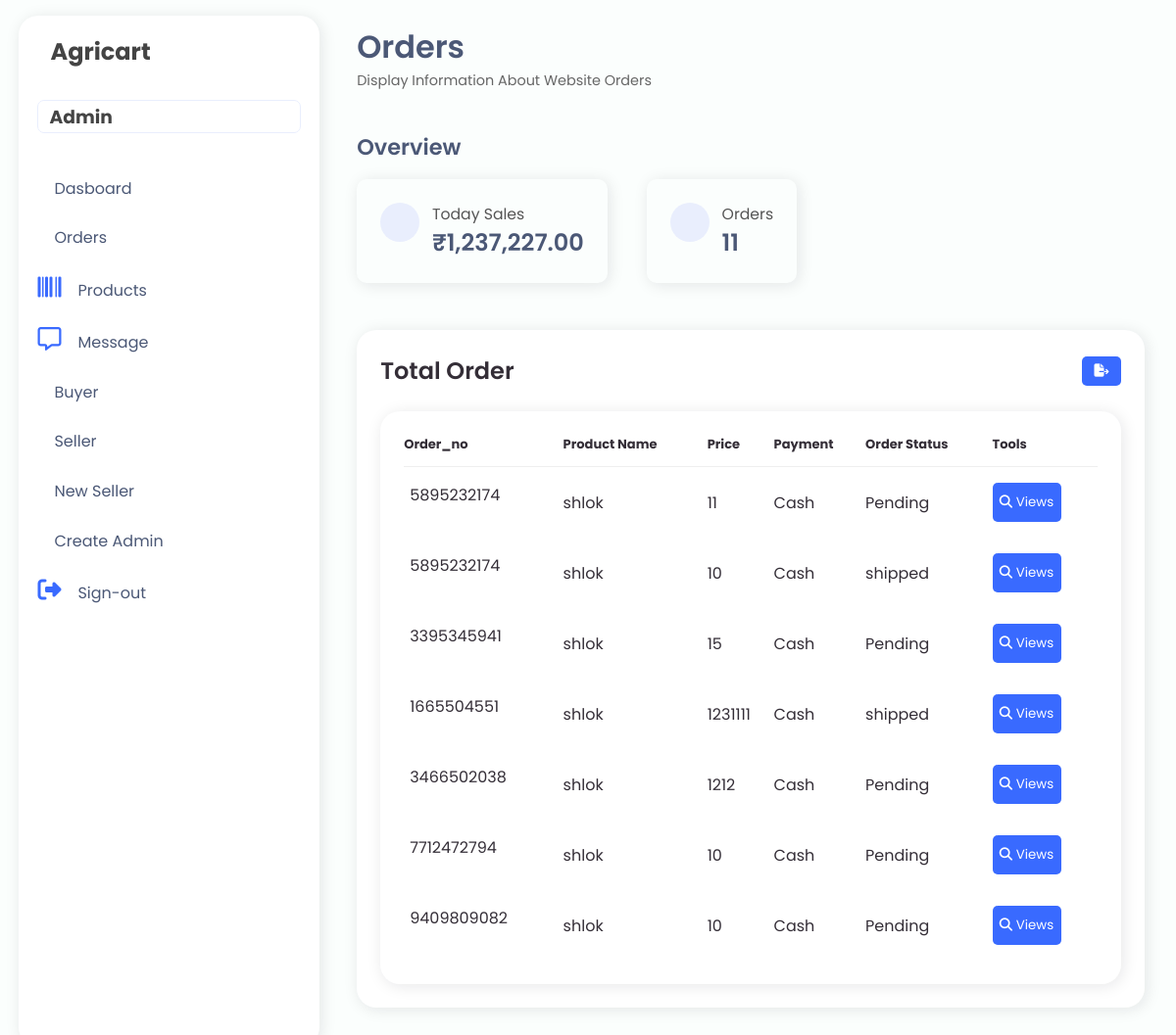
Page /admin/order.php (signed in) on the earlier database version.
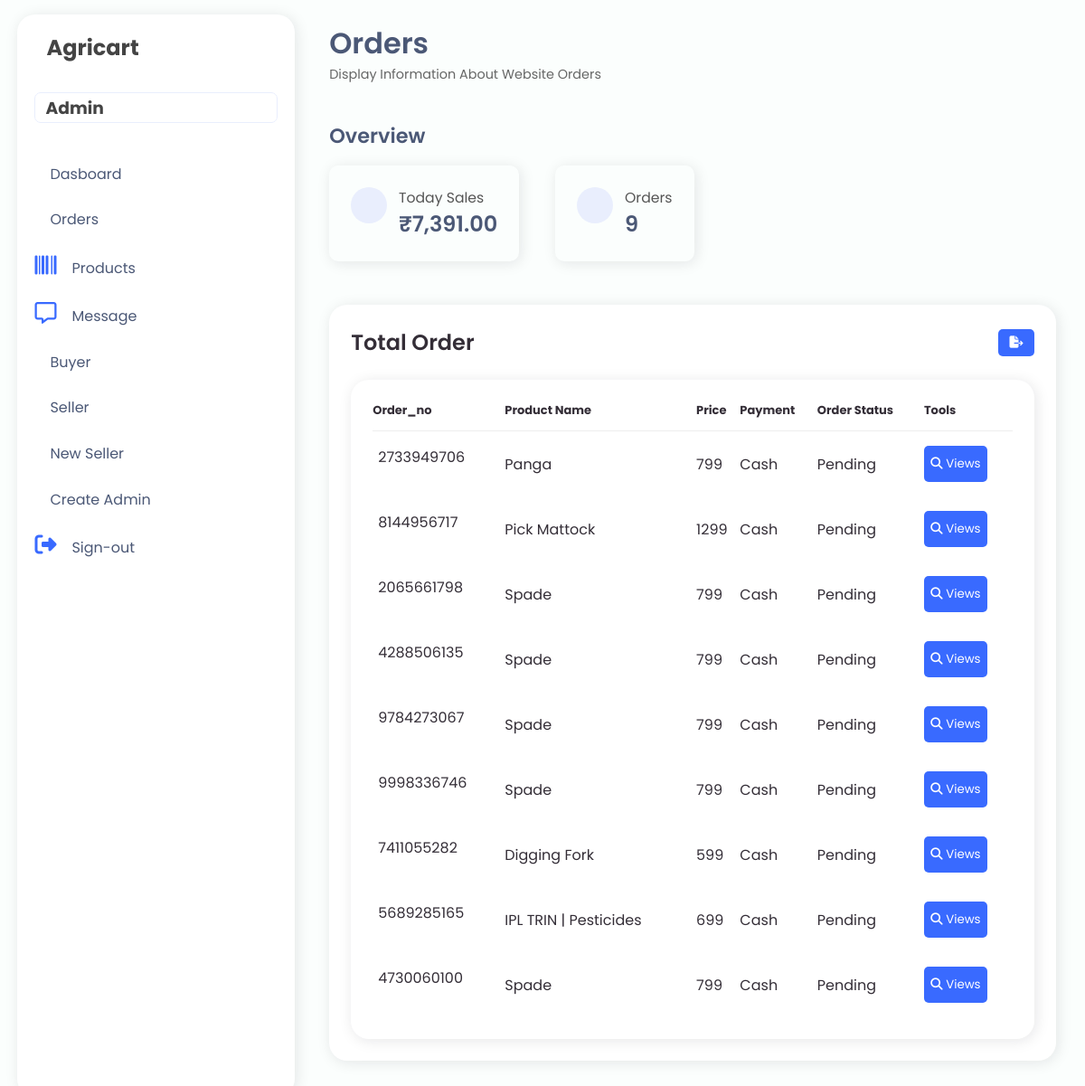
Same page on the later database version.
### tables this page shows
CREATE TABLE `order_details` (
  `order_id` int(255) NOT NULL,
  `tracking_no` varchar(255) NOT NULL,
  `order_no` varchar(50) NOT NULL,
  `product_id` varchar(50) NOT NULL,
  `buyer_id` int(50) NOT NULL,
  `seller_id` int(255) NOT NULL,
  `payment` int(50) NOT NULL,
  `price` int(255) NOT NULL,
  `quantity` int(255) NOT NULL,
  `status` int(10) NOT NULL,
  `order_date` datetime NOT NULL DEFAULT current_timestamp()
);

CREATE TABLE `product_details` (
  `product_id` int(10) NOT NULL,
  `seller_id` int(255) NOT NULL,
  `name` varchar(50) NOT NULL,
  `description` varchar(255) NOT NULL,
  `mrp` int(255) NOT NULL,
  `price` int(50) NOT NULL,
  `quantity` int(255) NOT NULL,
  `photo` varchar(50) NOT NULL,
  `photo2` varchar(255) NOT NULL,
  `photo3` varchar(255) NOT NULL
);

### admin/order.php (the view, shortened to what the changed rows need)
<?php
include ("../database/connection.php");
$query = "SELECT o.order_id, o.order_no, p.name AS product_name, bd.full_name AS buyer_name,
          sd.first_name AS seller_name, o.payment, o.price, o.quantity, o.status, o.order_date, o.tracking_no
          FROM order_details o
          JOIN product_details p ON o.product_id = p.product_id
          JOIN buyer_details bd ON o.buyer_id = bd.buyer_id
          JOIN seller_details sd ON o.seller_id = sd.seller_id";
$result = mysqli_query($conn, $query);
$orderQuery = "SELECT COUNT(*) AS totalOrders FROM order_details";
$orderResult = mysqli_query($conn, $orderQuery);
$orderData = mysqli_fetch_assoc($orderResult);
$totalOrders = $orderData['totalOrders'];
$incomeQuery = "SELECT SUM(price) AS totalIncome FROM order_details";
$incomeResult = mysqli_query($conn, $incomeQuery);
$incomeData = mysqli_fetch_assoc($incomeResult);
$totalIncome = $incomeData['totalIncome'];
?>
<!DOCTYPE html>
<html lang="en">
<head>
    <link rel="stylesheet" href="https://maxst.icons8.com/vue-static/landings/line-awesome/line-awesome/1.3.0/css/line-awesome.min.css">
    <link rel="stylesheet" href="admin.css">
</head>
<body>
    <?php include ("navbar.php"); ?>
    <div class="main-content">
        <header>
            <div class="header-title-wrapper">
                <div class="header-title">
                    <h1>Orders</h1>
                </div>
            </div>
        </header>
        <main>
            <section>
                <div class="analytics">
                    <div class="analytic">
                        <div class="analytic-info">
                            <h4>Today Sales</h4>
                            <h1>₹<?php echo number_format($totalIncome, 2); ?></h1>
                        </div>
                    </div>
                    <div class="analytic">
                        <div class="analytic-info">
                            <h4>Orders</h4>
                            <h1><?php echo $totalOrders; ?></h1>
                        </div>
                    </div>
                </div>
            </section>
            <div class="table-data">
                <div class="order">
                    <div class="table-data">
                        <div class="order">
                            <table id="table">
                                <thead>
                                    <tr>
                                        <th>Order_no</th>
                                        <th>Product Name</th>
                                        <th>Price</th>
                                        <th>Payment</th>
                                        <th>Order Status</th>
                                        <th>Tools</th>
                                    </tr>
                                </thead>
                                <tbody>
                                    <?php
                                    if (mysqli_num_rows($result) > 0) {
                                        while($row = mysqli_fetch_assoc($result)){
                                    ?>
                                            <tr>
                                                <td><?php echo $row['order_no'];?></td>
                                                <td><?php echo $row['product_name'];?></td>
                                                <td><?php echo $row['price'];?></td>
                                                <?php if($row['payment'] == 0){?>
                                                    <td>Cash</td><?php
                                                }else{
                                                    ?><td>Online</td><?php
                                                }?>
                                                <?php if($row['status'] == 0){?>
                                                    <td>Pending</td><?php
                                                }else{
                                                    ?><td>shipped</td><?php
                                                }?>
                                                <td>
                                                    <button class="a" onclick="openPopup(<?php echo $row['order_id']; ?>)"><i class="fa-solid fa-magnifying-glass"></i> Views</button>
                                                </td>
                                            </tr>
                                            <?php
                                            }
                                        }
                                       ?>
                                </tbody>
                            </table>
                        </div>
                    </div>
                </div>
            </div>
        </main>
    </div>
</body>
</html>

Differences in the rows shown:
removed order_details: order_no "5895232174", product.name "shlok", price "11", payment "Cash", status "Pending"
removed order_details: order_no "5895232174", product.name "shlok", price "10", payment "Cash", status "shipped"
removed order_details: order_no "3395345941", product.name "shlok", price "15", payment "Cash", status "Pending"
removed order_details: order_no "1665504551", product.name "shlok", price "1231111", payment "Cash", status "shipped"
removed order_details: order_no "3466502038", product.name "shlok", price "1212", payment "Cash", status "Pending"
removed order_details: order_no "7712472794", product.name "shlok", price "10", payment "Cash", status "Pending"
removed order_details: order_no "9409809082", product.name "shlok", price "10", payment "Cash", status "Pending"
added order_details: order_no "2733949706", product.name "Panga", price "799", payment "Cash", status "Pending"
added order_details: order_no "8144956717", product.name "Pick Mattock", price "1299", payment "Cash", status "Pending"
added order_details: order_no "2065661798", product.name "Spade", price "799", payment "Cash", status "Pending"
added order_details: order_no "4288506135", product.name "Spade", price "799", payment "Cash", status "Pending"
added order_details: order_no "9784273067", product.name "Spade", price "799", payment "Cash", status "Pending"
added order_details: order_no "9998336746", product.name "Spade", price "799", payment "Cash", status "Pending"
added order_details: order_no "7411055282", product.name "Digging Fork", price "599", payment "Cash", status "Pending"
added order_details: order_no "5689285165", product.name "IPL TRIN | Pesticides", price "699", payment "Cash", status "Pending"
added order_details: order_no "4730060100", product.name "Spade", price "799", payment "Cash", status "Pending"
Other differences:
$totalIncome: "1,237,227.00" → "7,391.00"
$totalOrders: "11" → "9"
